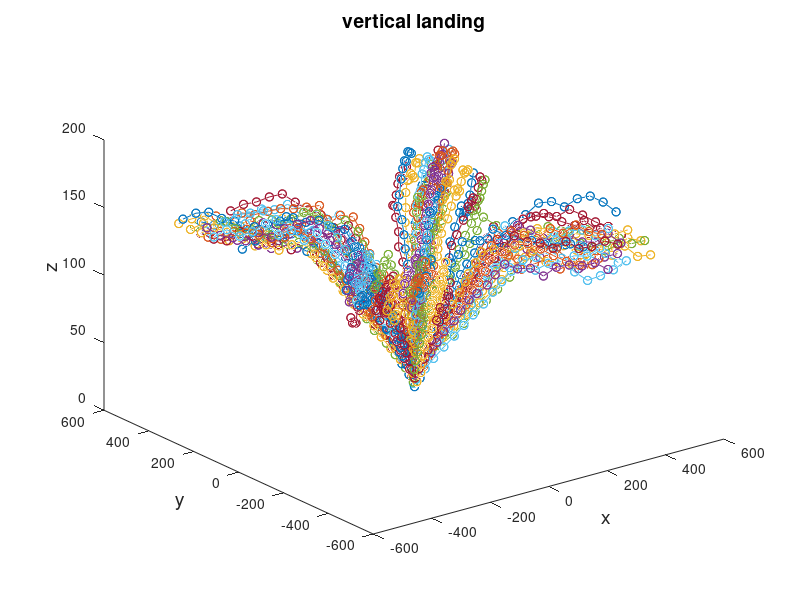

Write MATLAB code to recreate this figure.
%%
%straight line
%fileID = fopen('datasets/linear/train/train.txt','w');
%fileID = fopen('datasets/linear/val/val.txt','w');
%fileID = fopen('datasets/linear/vis/vis.txt','w');
fileID = fopen('train.txt','w');
%fileID = fopen('val.txt','w');
% fileID = fopen('testgt.txt','w');
% fileID = fopen('testdisrupt.txt','w');
% fileID = fopen('testmusk.txt','w');
% fileID = fopen('testpointmusk.txt','w');
mvx = 25; %max horizontal speed
mvy = 25; %max horizontal speed
mvz = 9;  %max descend speed

for i = 1 : 100 %trajectory number
    if mod(i,4) == 0
    state = [400 + 200*(rand()-0.5) , 400 + 200*(rand()-0.5), 140 + 15*(rand()-0.5)];
    elseif mod(i,4) == 1
    state = [-400 + 200*(rand()-0.5) , 400 + 200*(rand()-0.5), 140 + 15*(rand()-0.5)];
    elseif mod(i,4) == 2
    state = [400 + 200*(rand()-0.5) , -400 + 200*(rand()-0.5), 140 + 15*(rand()-0.5)];
    elseif mod(i,4)==3
    state = [-400 + 200*(rand()-0.5) , -400 + 200*(rand()-0.5), 140 + 15*(rand()-0.5)];
    end
    first = 1;        
%     filename = sprintf('val/testgt%d.txt', i);
%     fileID = fopen(filename,'w');
    destination = [0, 0, state(3)];
    for t = 1 : 9
        vb = (destination - state)/(11 - t);
        if mod(i,4) == 0
        xv = max(-mvx , vb(1) + 15 * (rand() - 0.5));
        yv = max(-mvy, vb(2) + 15*(rand() - 0.5));
        elseif mod(i,4) == 1
        xv = min(mvx , vb(1) + 15 * (rand() - 0.5));
        yv = max(-mvy, vb(2) + 15*(rand() - 0.5));
        elseif mod(i,4) == 2
        xv = max(-mvx , vb(1) + 15 * (rand() - 0.5));
        yv = min(mvy, vb(2) + 15*(rand() - 0.5));
        elseif mod(i,4)==3
        xv = min(mvx , vb(1) + 15 * (rand() - 0.5));
        yv = min(mvy, vb(2) + 15*(rand() - 0.5));
        end

        zv = max(-mvz, vb(3) + 15*(rand() - 0.5));

        state(1) = state(1) + xv;
        state(2) = state(2) + yv;
        state(3) = max(state(3) + zv,0); % bound z above zero
        if first == 1
            h = 'new';
            first = 0;
        elseif t <= 10
            h = 'past';
        else
            h = 'future';
        end
        fprintf(fileID,'%s\t%2.1f\t%4.4f\t%4.4f\t%4.4f\n',h, t,state(1),state(2),state(3));
        
        historyx(t) = state(1);
        historyy(t) = state(2);
        historyz(t) = state(3);
    end
    destination = [0, 0, 0];
    for t = 10 : 20
        vb = (destination - state)/(21 - t);
        if mod(i,4) == 0
        xv = max(-mvx , vb(1) + 15 * (rand() - 0.5));
        yv = max(-mvy, vb(2) + 15*(rand() - 0.5));
        elseif mod(i,4) == 1
        xv = min(mvx , vb(1) + 15 * (rand() - 0.5));
        yv = max(-mvy, vb(2) + 15*(rand() - 0.5));
        elseif mod(i,4) == 2
        xv = max(-mvx , vb(1) + 15 * (rand() - 0.5));
        yv = min(mvy, vb(2) + 15*(rand() - 0.5));
        elseif mod(i,4)==3
        xv = min(mvx , vb(1) + 15 * (rand() - 0.5));
        yv = min(mvy, vb(2) + 15*(rand() - 0.5));
        end

        zv = max(-mvz, vb(3) + 15*(rand() - 0.5));

        state(1) = state(1) + xv;
        state(2) = state(2) + yv;
        state(3) = max(state(3) + zv,0); % bound z above zero
        if first == 1
            h = 'new';
            first = 0;
        elseif t <= 10
            h = 'past';
        else
            h = 'future';
        end
        fprintf(fileID,'%s\t%2.1f\t%4.4f\t%4.4f\t%4.4f\n',h, t,state(1),state(2),state(3));
        
        historyx(t) = state(1);
        historyy(t) = state(2);
        historyz(t) = state(3);
    end
    %disrupt
    for d = 1:10
%         filename = sprintf('val/testdisrupt%d.txt', 10*i + d);
%         fileID = fopen(filename,'w');
        for t = 1:10
            if t == 1
                h = 'new';
            elseif t <= 10
                h = 'past';
            else
                h = 'future';
            end
           newhistoryx = historyx(t);
           newhistoryy = historyy(t);
           newhistoryz = historyz(t);
           dt = 0.2 * (rand() - 0.5);
           dx = 5*(rand()-0.5);
           dy = 5*(rand()-0.5);
           dz = 0.5*(rand()-0.5);
           newhistoryx = newhistoryx + dx;
           newhistoryy = newhistoryy + dy;
           newhistoryz = newhistoryz + dz;
           fprintf(fileID,'%s\t%2.1f\t%4.4f\t%4.4f\t%4.4f\n',h, t+dt,newhistoryx,newhistoryy,newhistoryz);
        end
        for t = 11:20
            if t == 1
                h = 'new';
            elseif t <= 10
                h = 'past';
            else
                h = 'future';
            end
           fprintf(fileID,'%s\t%2.1f\t%4.4f\t%4.4f\t%4.4f\n',h, t,historyx(t),historyy(t),historyz(t));
        end
    end

    %disruption with variable musk
    for d = 1:10
%         filename = sprintf('val/testmusk%d.txt', 10*i + d);
%         fileID = fopen(filename,'w');
        for t = 1:10
            if t == 1
                h = 'new';
            elseif t <= 10
                h = 'past';
            else
                h = 'future';
            end
           newhistoryx = historyx(t);
           newhistoryy = historyy(t);
           newhistoryz = historyz(t);
           dt = 0.2 * (rand() - 0.5);
           dx = 5*(rand()-0.5);
           dy = 5*(rand()-0.5);
           dz = 0.5*(rand()-0.5);
           newhistoryx = newhistoryx + dx;
           if rand()< 0.1
               newhistoryx = newhistoryx + 10*dx;
           end
           newhistoryy = newhistoryy + dy;
           if rand()< 0.1
               newhistoryy = newhistoryy + 10*dy;
           end
           newhistoryz = newhistoryz + dz;
           if rand()< 0.1
               newhistoryz = newhistoryz + 10*dz;
           end
           
           fprintf(fileID,'%s\t%2.1f\t%4.4f\t%4.4f\t%4.4f\n',h, t+dt,newhistoryx,newhistoryy,newhistoryz);
        end
        for t = 11:20
            if t == 1
                h = 'new';
            elseif t <= 10
                h = 'past';
            else
                h = 'future';
            end
           fprintf(fileID,'%s\t%2.1f\t%4.4f\t%4.4f\t%4.4f\n',h, t,historyx(t),historyy(t),historyz(t));
        end
    end
    %disruption with point missed
    for d = 1:10
%         filename = sprintf('val/testpointmusk%d.txt', 10*i + d);
%         fileID = fopen(filename,'w');
        for t = 1:10
            if t == 1
                h = 'new';
            elseif t <= 10
                h = 'past';
            else
                h = 'future';
            end
           newhistoryx = historyx(t);
           newhistoryy = historyy(t);
           newhistoryz = historyz(t);
           dt = 0.2 * (rand() - 0.5);
           dx = 5*(rand()-0.5);
           dy = 5*(rand()-0.5);
           dz = 0.5*(rand()-0.5);
           newhistoryx = newhistoryx + dx;
           if rand()< 0.1
               newhistoryx = newhistoryx + 10*dx;
           end
           newhistoryy = newhistoryy + dy;
           if rand()< 0.1
               newhistoryy = newhistoryy + 10*dy;
           end
           newhistoryz = newhistoryz + dz;
           if rand()< 0.1
               newhistoryz = newhistoryz + 10*dz;
           end
           if rand()> 0.15
                fprintf(fileID,'%s\t%2.1f\t%4.4f\t%4.4f\t%4.4f\n',h, t+dt,newhistoryx,newhistoryy,newhistoryz);
           else
                fprintf(fileID,'%s\t%2.1f\t%4.4f\t%4.4f\t%4.4f\n',h, t+dt,newhistoryx+10*dx,newhistoryy+10*dy,newhistoryz+10*dz);
           end
        end
        for t = 11:20
            if t == 1
                h = 'new';
            elseif t <= 10
                h = 'past';
            else
                h = 'future';
            end
           fprintf(fileID,'%s\t%2.1f\t%4.4f\t%4.4f\t%4.4f\n',h, t,historyx(t),historyy(t),historyz(t));
        end
    end
    figure(1)
    scatter3(historyx, historyy, historyz)
    plot3(historyx, historyy, historyz, 'o-')
    title('vertical landing', 'FontSize', 14)
    xlabel('x', 'FontSize', 14)
    ylabel('y', 'FontSize', 14)
    zlabel('z', 'FontSize', 14)
    hold on
end
%str = sprintf('linear%d.png', i);
%print(gcf,str,'-dpng','-r900'); 
fclose(fileID);
% points = [transpose(historyx), transpose(historyy), transpose(historyz)];
% Compute the convex hull using the convhulln function


% Generate a mesh using the vertices and faces of the convex hull
% vertices = points;
% faces = K;
% trisurf(faces, vertices(:,1), vertices(:,2), vertices(:,3));
